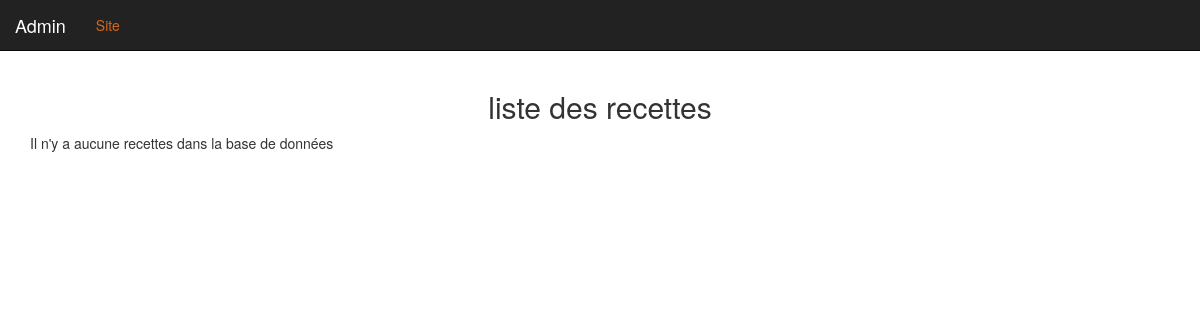
The page /admin/list_recipes.php on the database as committed earlier.
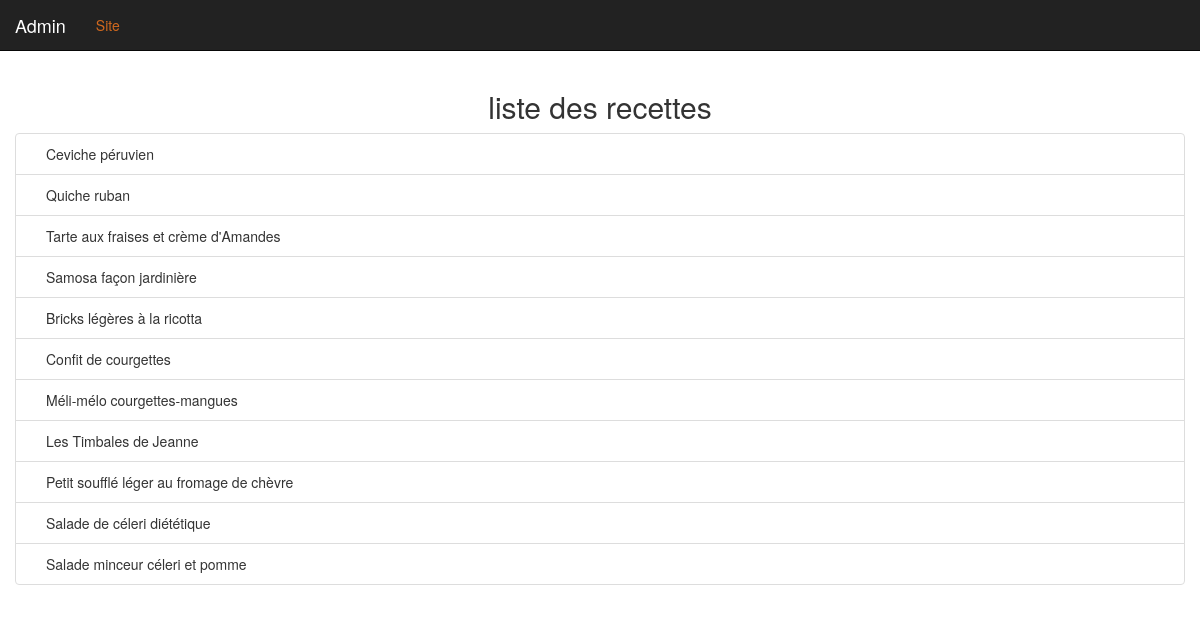
The same page on the database as committed later.
### tables this page shows
CREATE TABLE `recipes` (
  `id` int(11) NOT NULL,
  `title` varchar(255) NOT NULL,
  `content` varchar(255) NOT NULL,
  `picture` varchar(255) NOT NULL,
  `date_add` datetime NOT NULL,
  `user_id` int(11) NOT NULL
);

### admin/list_recipes.php (the view, shortened to what this page needs)
<?php
$msgEmpty = 'Il n\'y a aucune recettes dans la base de données';
require_once '../inc/connect.php';
$select = $bdd->prepare('SELECT id, title, user_id FROM recipes');
$select->execute();
$recipes = $select->fetchAll(PDO::FETCH_ASSOC);
if(empty($recipes)){
	$recipesEmpty = true;
}
include_once 'inc/header.php';
?>
<h2 class="text-center">liste des recettes</h2>
<?php
if(isset($recipesEmpty) && $recipesEmpty){
	echo $msgEmpty;
}
?>
<ul class="list-group">
<?php foreach ($recipes as $recipe) : ?>
	<li class="list-group-item row">
		<div class="col-sm-8">
			<?= $recipe['title']; ?>
		</div>
	</li>
<?php endforeach ;?>
</ul>
<?php include_once 'inc/footer.php'; ?>

### admin/inc/header.php (shortened to what this page needs)
<!DOCTYPE html>
<html>
<head>
	<link rel="stylesheet" href="https://maxcdn.bootstrapcdn.com/bootstrap/3.3.6/css/bootstrap.min.css">
  <link type="text/css" href="../../css/style.css" rel="stylesheet">
</head>
<body class="bodyStyle">
<nav class="navbar navbar-inverse navbar-fixed-top">
  <div class="container-fluid">
    <div class="navbar-header">
      <a class="navbar-brand" href="index.php">Admin</a>
    </div>
    <div class="collapse navbar-collapse" id="myNavbar">
    <ul class="nav navbar-nav">
        <li><a href="../index.php">Site</a></li>
    </ul>
    </div>
  </div>
</nav>
	<main class="container">

Rows that differ between the two databases and show on the page:
added recipes: title "Ceviche péruvien"
added recipes: title "Quiche ruban"
added recipes: title "Tarte aux fraises et crème d'Amandes"
added recipes: title "Samosa façon jardinière"
added recipes: title "Bricks légères à la ricotta"
added recipes: title "Confit de courgettes"
added recipes: title "Méli-mélo courgettes-mangues"
added recipes: title "Les Timbales de Jeanne"
added recipes: title "Petit soufflé léger au fromage de chèvre"
added recipes: title "Salade de céleri diététique"
added recipes: title "Salade minceur céleri et pomme"
Other text that changed with them:
$msgEmpty: "Il n'y a aucune recettes dans la base de données" → (not shown)
